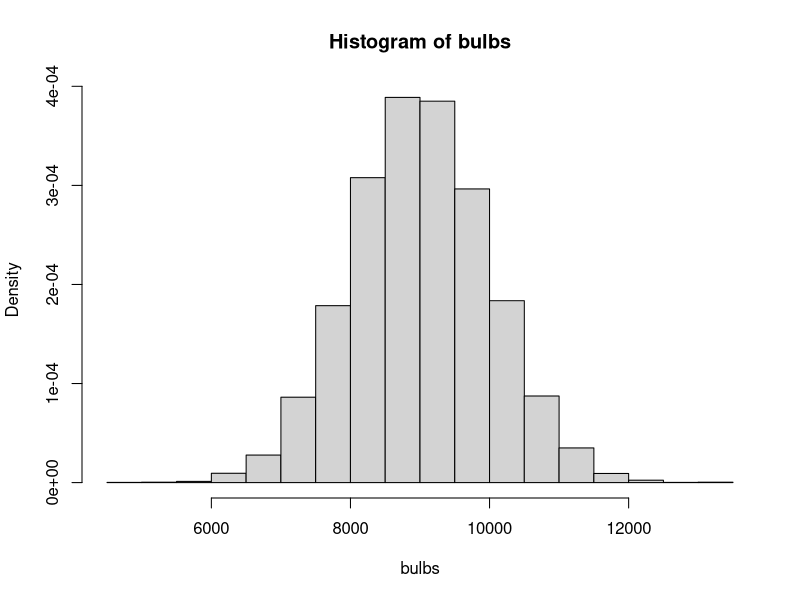
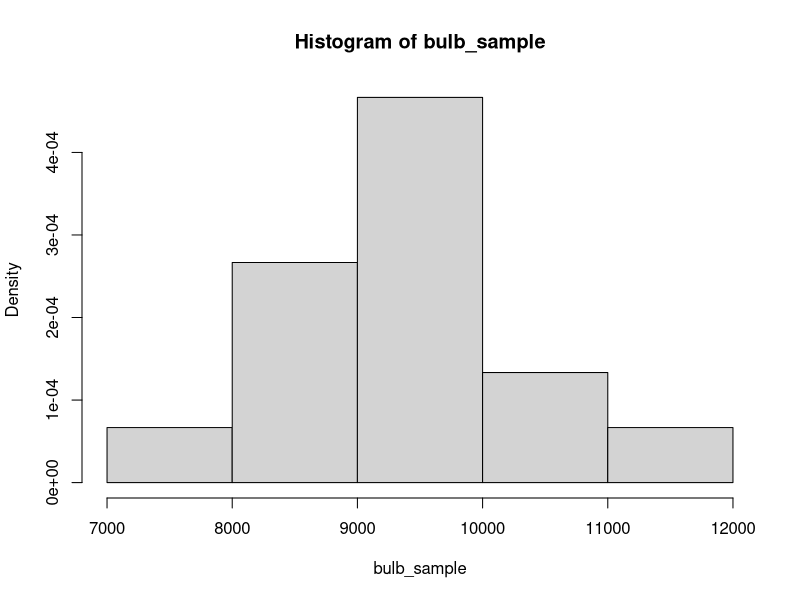

Write R code to recreate these figures, in order.
## ---- chunk 1
9.4/sqrt(507) # standard error
## ---- chunk 2
samp_mean <- 30.69
SE <- 4.31/sqrt(36)
ci.childage <- c(samp_mean - (1.645 * SE), samp_mean + (1.645 * SE))
ci.childage
## ---- chunk 3
# computing the z score
Z_score <- (samp_mean - 32)/SE
pnorm(Z_score) # p-value as the sample mean is less than the proposed population mean we take the left side shaed area
## ---- chunk 4
SE <- 6.5 / sqrt(36)
samp_mean2 <- 118.2
z_score2 <- (samp_mean2 - 100) / SE
z_score2
pnorm(z_score2)
## ---- chunk 5
ci.IQ <- c(samp_mean2 - (1.645 * SE), samp_mean2 + (1.645 * SE))
ci.IQ
## ---- chunk 6
pnorm(10500, mean = 9000, sd = 1000, lower.tail = FALSE)
## ---- chunk 7
samp_size <- 15
samp_bulb_mean <- 10500
SE <- 1000 / sqrt(samp_size)
z_score_bulb <- (samp_bulb_mean - 9000) / SE
pnorm(z_score_bulb, lower.tail = FALSE)
## ---- chunk 8
bulbs <- rnorm(10000, mean = 9000, sd = 1000)
hist(bulbs, probability = TRUE)

# plot sample histogram of sampling 15 lightbulbs
bulb_sample <- sample(bulbs, size = 15)
hist(bulb_sample, probability = TRUE)
